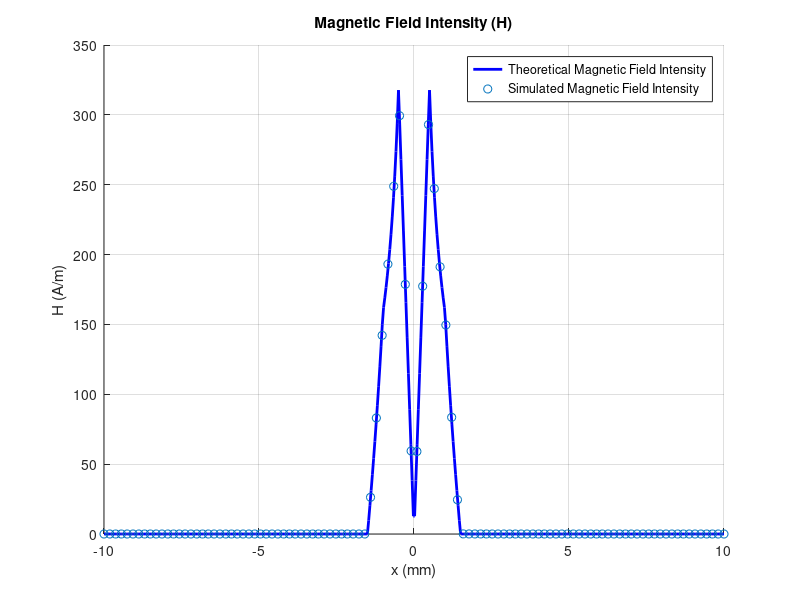

This chart was generated by the following MATLAB code:
% 清除命令窗口、工作空间和所有图形窗口
clc;
clear;
close all;

% 设定参数
a = 0.5e-3; % 内导体半径 (米)
b = 1e-3; % 内导体外径 (米)
c = 1.5e-3; % 外导体外径 (米)
I = 1; % 电流 (安培)
mu0 = 4 * pi * 1e-7; % 真空磁导率 (H/m)
mur = 6.9; % 相对磁导率
mu = mu0 * mur; % 材料的磁导率 (H/m)

% 导入仿真数据
data_H = importdata('test3_2.txt'); % 假设数据保存在test3_2.txt文件中
r_sim_H = data_H.data(:, 1) * 1e-3; % 将仿真数据中的r从毫米转换为米
H_sim = data_H.data(:, 2); % 仿真数据中的H

% 定义r的范围用于理论计算
r_theory = linspace(min(r_sim_H), max(r_sim_H), 500);

% 预分配数组
H_theory = zeros(size(r_theory));

% 计算理论磁场强度 H
for i = 1:length(r_theory)
    r = abs(r_theory(i));
    if r < a
        H_theory(i) = (r * I) / (2 * pi * a^2);
    elseif r >= a && r <= b
        H_theory(i) = I / (2 * pi * r);
    elseif r > b && r <= c
        H_theory(i) = ((c^2 - r^2) * I) / (2 * pi * r * (c^2 - b^2));
    else
        H_theory(i) = 0;
    end
end

% 绘图
figure;
hold on;
plot(r_theory * 1e3, H_theory, 'b-', 'LineWidth', 2); % 理论曲线，单位转换为毫米
scatter(r_sim_H * 1e3, H_sim, 'ro'); % 仿真散点图，用空心圆圈绘图
hold off;

% 设置图形标签和标题
xlabel('x (mm)');
ylabel('H (A/m)');
title('Magnetic Field Intensity (H)');
legend('Theoretical Magnetic Field Intensity', 'Simulated Magnetic Field Intensity', 'Location', 'Best');
grid on;
